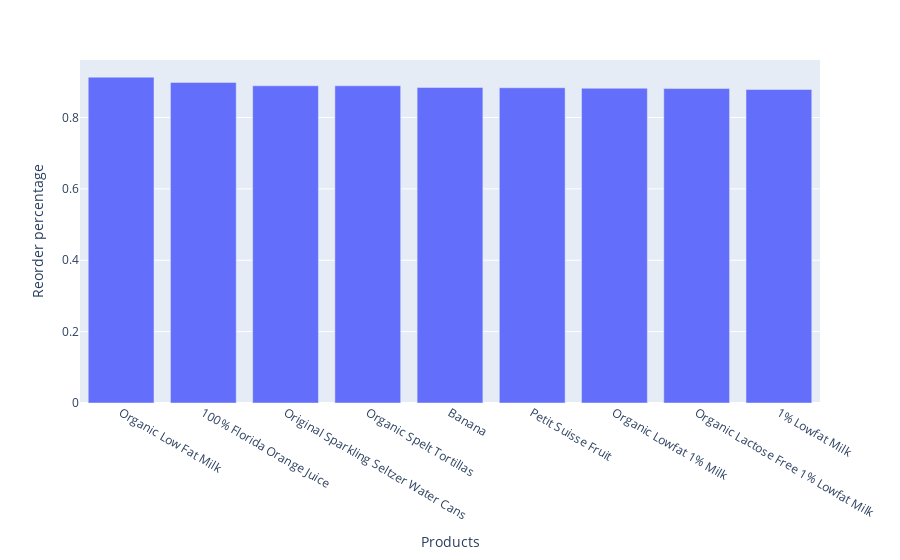

The cell this chart's notebook holds for it:
### Markdown cell above
### 3.1 Perspectives commerciales (20 points) 

Maintenant, vous êtes le *data scientist*. En ne considérant que les commandes de ``order_products__train.csv``, l'utilisation du module Spark SQL, performant avec SQL ou dataframe, pour répondre aux questions suivantes:

1. Quels sont les 10 produits les plus susceptibles d'être commandé de nouveau? Ne considérez que les produits achetés au moins 40 fois pour cette tâche.
2. Quels sont les 3 produits les plus achetés dans chaque département?
4. Quelle est la taille moyenne du panier pour chaque jour de la semaine?
    - utilisez un barplot pour visualiser vos résultats

**La sortie de ces questions doit contenir le NOM des produits, pas leur ID.**

### Code cell
%%time
Q1_sql = """
SELECT
  products.product_name,
  order_count,
  reordered,
  reorder_percentage
FROM
  (
    SELECT
      order_prod.product_id,
      COUNT(order_prod.product_id) AS order_count,
      COUNT(order_prod.reordered) AS reordered,
      SUM(order_prod.reordered) / COUNT(order_prod.product_id) AS reorder_percentage
    FROM
      order_prod
    GROUP BY
      product_id
  ) AS Table1
  LEFT JOIN products ON Table1.product_id = products.product_id
WHERE
  order_count >= 40
ORDER BY
  reorder_percentage DESC
"""

Q1_df = spark.sql(Q1_sql)
Q1_df.show(10, truncate=80)

import plotly.express as px
import plotly.graph_objects as go
Q1_df_pd = Q1_df.toPandas()
fig = px.bar(Q1_df_pd[1:10],
              x="product_name",
              y="reorder_percentage")
fig.update_layout(xaxis_title='Products', yaxis_title='Reorder percentage')
fig.show()

### Figure 1 — Plotly figure (JSON) as saved in the notebook; plotly's stock layout.template omitted (floating-point values rounded to 4 significant figures)
{"data": [{"alignmentgroup": "True", "hovertemplate": "product_name=%{x}<br>reorder_percentage=%{y}<extra></extra>", "legendgroup": "", "marker": {"color": "#636efa", "pattern": {"shape": ""}}, "name": "", "offsetgroup": "", "orientation": "v", "showlegend": false, "textposition": "auto", "type": "bar", "x": ["Organic Low Fat Milk", "100% Florida Orange Juice", "Original Sparkling Seltzer Water Cans", "Organic Spelt Tortillas", "Banana", "Petit Suisse Fruit", "Organic Lowfat 1% Milk", "Organic Lactose Free 1% Lowfat Milk", "1% Lowfat Milk"], "xaxis": "x", "y": [0.913, 0.8983, 0.8889, 0.8889, 0.8842, 0.8833, 0.882, 0.881, 0.8785], "yaxis": "y"}], "layout": {"autosize": true, "barmode": "relative", "legend": {"tracegroupgap": 0}, "margin": {"t": 60}, "xaxis": {"anchor": "y", "autorange": true, "domain": [0, 1], "range": [-0.5, 8.5], "title": {"text": "Products"}, "type": "category"}, "yaxis": {"anchor": "x", "autorange": true, "domain": [0, 1], "range": [0, 0.9611], "title": {"text": "Reorder percentage"}, "type": "linear"}}}
